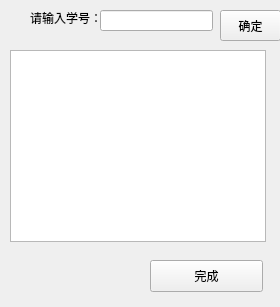
<?xml version="1.0" encoding="UTF-8"?>
<ui version="4.0">
 <class>seachStuById</class>
 <widget class="QWidget" name="seachStuById">
  <property name="geometry">
   <rect>
    <x>0</x>
    <y>0</y>
    <width>280</width>
    <height>307</height>
   </rect>
  </property>
  <property name="windowTitle">
   <string>Form</string>
  </property>
  <widget class="QTextBrowser" name="textBrowser">
   <property name="geometry">
    <rect>
     <x>10</x>
     <y>50</y>
     <width>256</width>
     <height>192</height>
    </rect>
   </property>
  </widget>
  <widget class="QLineEdit" name="lineEdit">
   <property name="geometry">
    <rect>
     <x>100</x>
     <y>10</y>
     <width>113</width>
     <height>21</height>
    </rect>
   </property>
  </widget>
  <widget class="QLabel" name="label">
   <property name="geometry">
    <rect>
     <x>30</x>
     <y>10</y>
     <width>81</width>
     <height>16</height>
    </rect>
   </property>
   <property name="text">
    <string>请输入学号：</string>
   </property>
  </widget>
  <widget class="QPushButton" name="pushButton">
   <property name="geometry">
    <rect>
     <x>150</x>
     <y>260</y>
     <width>113</width>
     <height>32</height>
    </rect>
   </property>
   <property name="text">
    <string>完成</string>
   </property>
  </widget>
  <widget class="QPushButton" name="sureBtn">
   <property name="geometry">
    <rect>
     <x>220</x>
     <y>10</y>
     <width>61</width>
     <height>31</height>
    </rect>
   </property>
   <property name="text">
    <string>确定</string>
   </property>
  </widget>
 </widget>
 <resources/>
 <connections/>
</ui>
